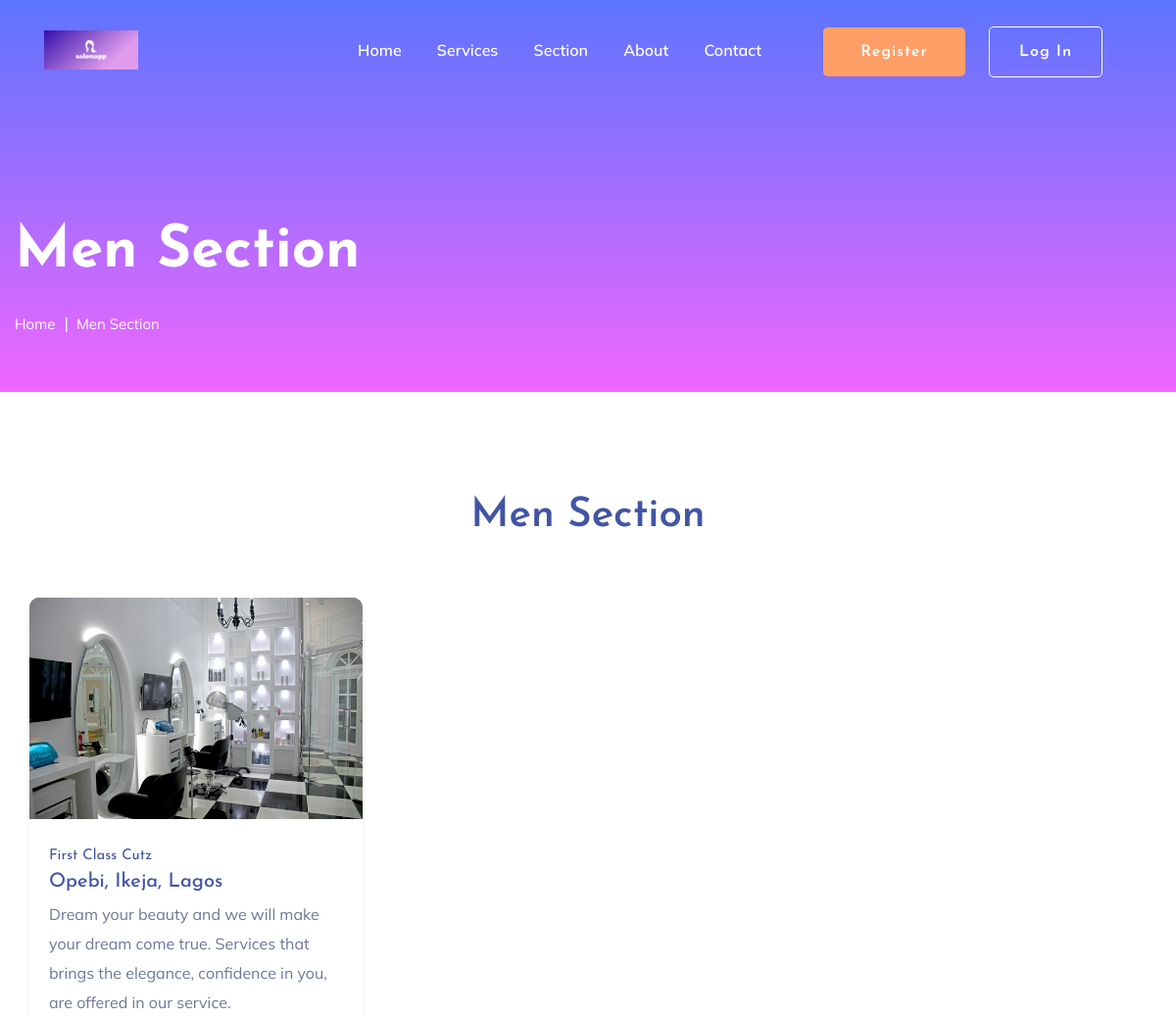
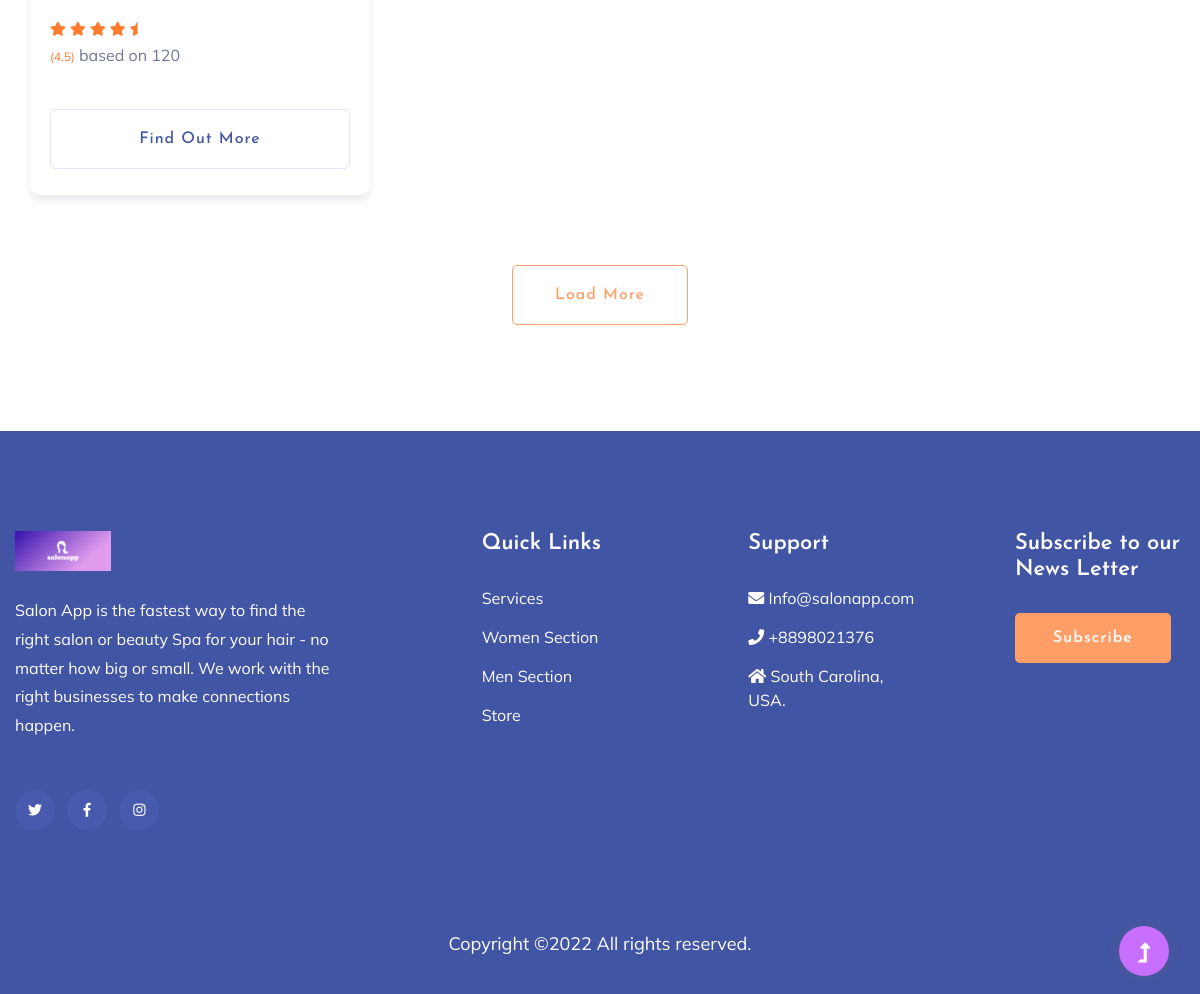
Page /salonapp/mensection.php on the committed database (2 pictures, top to bottom).
### tables this page shows
CREATE TABLE `service_provider` (
  `salon_id` int(11) NOT NULL,
  `salon_name` varchar(100) NOT NULL,
  `salon_email` varchar(100) NOT NULL,
  `salon_pwd` varchar(150) NOT NULL,
  `salon_code` varchar(150) NOT NULL,
  `salon_tel` varchar(123) DEFAULT NULL,
  `salon_adrs` text DEFAULT NULL,
  `salon_cat` enum('men','women','','') DEFAULT NULL,
  `salon_stat` enum('pending','verified','','') NOT NULL DEFAULT 'pending',
  `salon_img` text DEFAULT NULL,
  `created-at` datetime NOT NULL DEFAULT current_timestamp(),
  `updated_at` timestamp NOT NULL DEFAULT current_timestamp()
);

### salonapp/models/controller.php (called while the page is built, shortened)
<?php
	class SalonAppDb
	{
		private $dbconn;
		function __construct()
		{
			$this->dbconn = new MySqli("localhost", "root", "", "salonappdb");
		}
		public function menSection(){
			$sql = "SELECT * FROM service_provider WHERE salon_cat = 'men'";
			$result = $this->dbconn->query($sql);
			$rows = array();
			if ($this->dbconn->affected_rows > 0) {
				while ($output = $result->fetch_assoc()) {
					$rows[] = $output;
				}
				return $rows;
			}else{
				return $rows;
			}
		}
	}
?>

### salonapp/mensection.php (the view, shortened to what this page needs)
<?php
    include_once 'models/controller.php';
?>
<!doctype html>
<html class="no-js" lang="zxx">
<head>
    <link rel="stylesheet" href="assets/css/bootstrap.min.css">
    <link rel="stylesheet" href="assets/css/owl.carousel.min.css">
    <link rel="stylesheet" href="assets/css/slicknav.css">
    <link rel="stylesheet" href="assets/css/flaticon.css">
    <link rel="stylesheet" href="assets/css/progressbar_barfiller.css">
    <link rel="stylesheet" href="assets/css/gijgo.css">
    <link rel="stylesheet" href="assets/css/animate.min.css">
    <link rel="stylesheet" href="assets/css/animated-headline.css">
    <link rel="stylesheet" href="assets/css/magnific-popup.css">
    <link rel="stylesheet" href="assets/css/fontawesome-all.min.css">
    <link rel="stylesheet" href="assets/css/themify-icons.css">
    <link rel="stylesheet" href="assets/css/slick.css">
    <link rel="stylesheet" href="assets/css/nice-select.css">
    <link rel="stylesheet" href="assets/css/style.css">
</head>
<body>
        <?php
            if (!empty($_SESSION['client_em']) && !empty($_SESSION['client_code'])) {
                include('loginheader.php');
            }else{
                include('header.php');
            }
        ?>
    <main>
        <section class="slider-area slider-area2">
            <div class="slider-active">
                <div class="single-slider slider-height2">
                    <div class="container">
                        <div class="row">
                            <div class="col-xl-8 col-lg-11 col-md-12">
                                <div class="hero__caption hero__caption2">
                                    <h1 data-animation="bounceIn" data-delay="0.2s">Men Section</h1>
                                    <nav aria-label="breadcrumb">
                                        <ol class="breadcrumb">
                                            <li class="breadcrumb-item"><a href="index.php">Home</a></li>
                                            <li class="breadcrumb-item"><a href="#">Men Section</a></li>
                                        </ol>
                                    </nav>
                                </div>
                            </div>
                        </div>
                    </div>
                </div>
            </div>
        </section>
        <div class="courses-area section-padding40 fix">
            <div class="container">
                <div class="row justify-content-center">
                    <div class="col-xl-7 col-lg-8">
                        <div class="section-tittle text-center mb-55">
                            <h2>Men Section</h2>
                        </div>
                    </div>
                </div>
                <div class="row">
                    <?php
                        $getMen = new SalonAppDb;
                        $objMen = $getMen->menSection();
                        foreach ($objMen as $key => $value) {
                    ?>
                    <div class="col-lg-4">
                        <div class="properties properties2 mb-30">
                            <div class="properties__card">
                                <div class="properties__img overlay1">
                                    <a href="#">
                                    <?php
                                        if(empty($value['salon_img'])){
                                    ?>
                                    <img src="assets/img/gallery/1587119952404_images (1).jpg" alt="">
                                    <?php
                                        }else{
                                    ?>
                                    <img src="dashboard/uploaded_images/<?php echo $value['salon_img']?>" alt="">
                                    <?php
                                    }
                                    ?>
                                    </a>
                                </div>
                                <div class="properties__caption">
                                    <h4><?php echo $value['salon_name']?></h4>
                                    <h3><?php echo $value['salon_adrs']?></h3>
                                    <p>Dream your beauty and we will make your dream come true. Services that brings the elegance, confidence in you, are offered in our service.
                                    </p>
                                    <div class="properties__footer d-flex justify-content-between align-items-center">
                                        <div class="restaurant-name">
                                            <div class="rating">
                                                <i class="fas fa-star"></i>
                                                <i class="fas fa-star"></i>
                                                <i class="fas fa-star"></i>
                                                <i class="fas fa-star"></i>
                                                <i class="fas fa-star-half"></i>
                                            </div>
                                            <p><span>(4.5)</span> based on 120</p>
                                        </div>
                                    </div>
                                    <a href="salon.php?page=<?php echo $value['salon_id'];?>" class="border-btn border-btn2">Find out more</a>
                                </div>
                            </div>
                        </div>
                    </div>
                    <?php
                        }
                    ?>
                </div>
                <div class="row justify-content-center">
                    <div class="col-xl-7 col-lg-8">
                        <div class="section-tittle text-center mt-40">
                            <a href="#" class="border-btn">Load More</a>
                        </div>
                    </div>
                </div>
            </div>
        </div>
    </main>
    <footer>
        <div class="footer-wrappper footer-bg">
           <div class="footer-area footer-padding">
               <div class="container">
                   <div class="row justify-content-between">
                       <div class="col-xl-4 col-lg-5 col-md-4 col-sm-6">
                           <div class="single-footer-caption mb-50">
                               <div class="single-footer-caption mb-30">
                                   <div class="footer-logo mb-25">
                                       <a href="index.html"><img src="assets/img/logo/index1.png" alt=""></a>
                                   </div>
                                   <div class="footer-tittle">
                                       <div class="footer-pera">
                                           <p>Salon App is the fastest way to find the right salon or beauty Spa for your hair - no matter how big or small. We work with the right businesses to make connections happen.</p>
                                       </div>
                                   </div>
                                   <div class="footer-social">
                                       <a href="#"><i class="fab fa-twitter"></i></a>
                                       <a href="https://bit.ly/sai4ull"><i class="fab fa-facebook-f"></i></a>
                                       <a href="#"><i class="fab fa-instagram"></i></a>
                                   </div>
                               </div>
                           </div>
                       </div>
                       <div class="col-xl-2 col-lg-3 col-md-4 col-sm-5">
                           <div class="single-footer-caption mb-50">
                               <div class="footer-tittle">
                                   <h4>Quick Links</h4>
                                   <ul>
                                        <li><a href="#">Services</a></li>
                                        <li><a href="#">Women Section</a></li>
                                        <li><a href="#">Men Section</a></li>
                                        <li><a href="#">Store</a></li>
                                   </ul>
                               </div>
                           </div>
                       </div>
                       <div class="col-xl-2 col-lg-4 col-md-4 col-sm-6">
                           <div class="single-footer-caption mb-50">
                               <div class="footer-tittle">
                                   <h4>Support</h4>
                                   <ul>
                                        <li><a href="#"><i class="fa fa-envelope">  </i> Info@salonapp.com</a></li>
                                        <li><a href="#"><i class="fa fa-phone"></i>   +8898021376</a></li>
                                        <li><a href="#"><i class="fa fa-home"></i>   South Carolina, USA.</a></li>
                                   </ul>
                               </div>
                           </div>
                       </div>
                       <div class="col-xl-2 col-lg-3 col-md-4 col-sm-6">
                           <div class="single-footer-caption mb-50">
                               <div class="footer-tittle">
                                   <h4>Subscribe to our News Letter</h4>
                                   <button class="btn btn-primary"><a href="contact.php">Subscribe</a></button>
                               </div>
                           </div>
                       </div>
                   </div>
               </div>
           </div>
           <div class="footer-bottom-area">
               <div class="container">
                   <div class="footer-border">
                       <div class="row d-flex align-items-center">
                           <div class="col-xl-12 ">
                               <div class="footer-copy-right text-center">
                                   <p>
                                  Copyright &copy;<script>document.write(new Date().getFullYear());</script> All rights reserved.
                                </p>
                                  </div>
                              </div>
                          </div>
                      </div>
                  </div>
              </div>
          </div>
      </footer>
      <div id="back-top" >
        <a title="Go to Top" href="#"> <i class="fas fa-level-up-alt"></i></a>
    </div>
</body>
</html>

### rows in the picture
service_provider: salon_img (picture), salon_name "First Class Cutz", salon_adrs "Opebi, Ikeja, Lagos"
